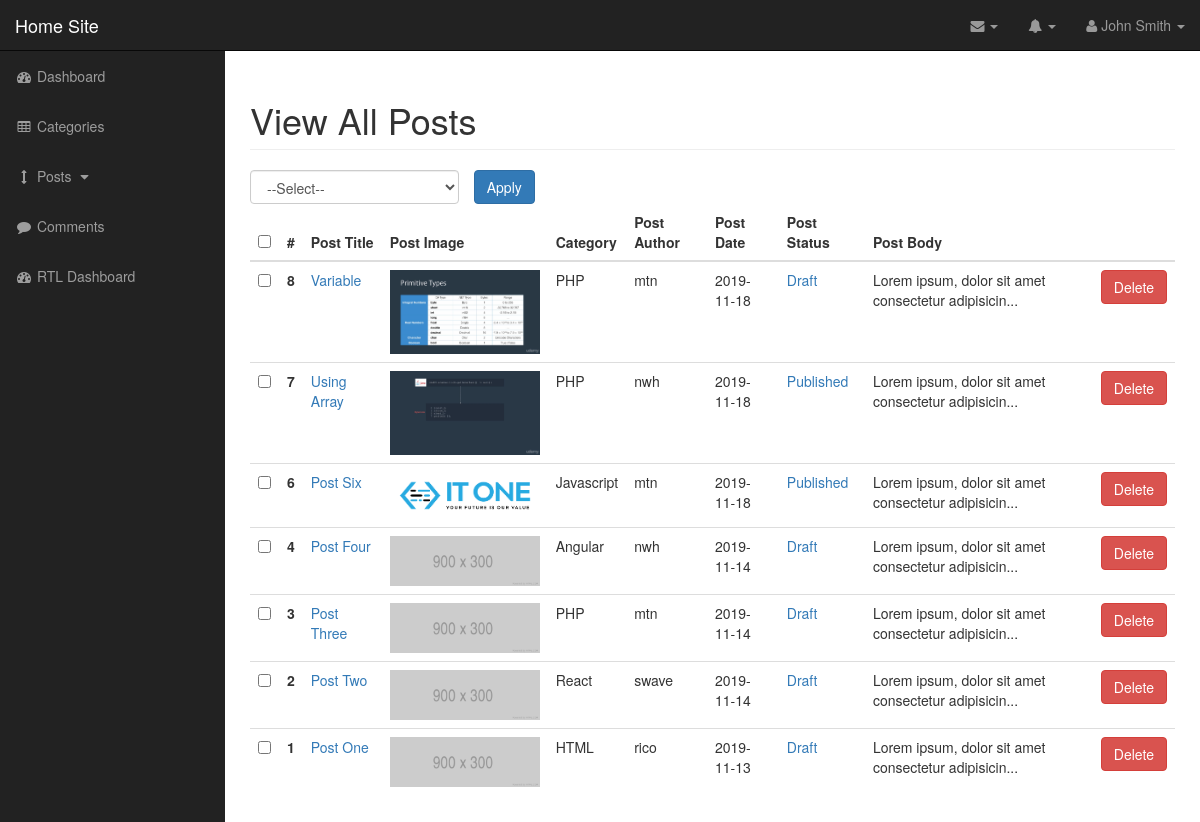
Screenshot of /admin/posts.php (signed in) with the database file from the repository.
### tables this page shows
CREATE TABLE `posts` (
  `post_id` int(11) NOT NULL,
  `category_id` int(11) NOT NULL,
  `post_title` varchar(100) NOT NULL,
  `post_image` varchar(100) NOT NULL,
  `post_date` date NOT NULL,
  `post_body` text NOT NULL,
  `post_author` varchar(100) DEFAULT NULL,
  `post_status` varchar(20) NOT NULL DEFAULT 'draft'
);

CREATE TABLE `categories` (
  `category_id` int(11) NOT NULL,
  `category_name` varchar(50) NOT NULL
);

### admin/functions.php (called while the page is built, shortened)
<?php
function is_record_exist($result): bool
{
    if (mysqli_num_rows($result) > 0)
        return true;
    else
        return false;
}

### admin/includes/view-all-posts.php (the view, shortened to what this page needs)
<h1 class="page-header">
    View All Posts
</h1>
<?php
$query = "SELECT * FROM posts ORDER BY post_id DESC";
$result = mysqli_query($con, $query);
if (is_record_exist($result)) :
    ?>
        <form method="post">
            <div class="row">
                <div class="col-md-3">
                    <select class="form-control" name="bulk-options">
                        <option value="">--Select--</option>
                    </select>
                </div>
                <div class="col">
                    <input type="submit" class="btn btn-primary" value="Apply">
                </div>
            </div>
            <table class="table" id="table">
                <thead>
                    <tr>
                        <th><input type="checkbox" id="select-all-boxes"></th>
                        <th>#</th>
                        <th>Post Title</th>
                        <th>Post Image</th>
                        <th>Category</th>
                        <th>Post Author</th>
                        <th>Post Date</th>
                        <th>Post Status</th>
                        <th>Post Body</th>
                        <th></th>
                    </tr>
                </thead>
                <tbody>
                    <?php
                        while ($row = mysqli_fetch_assoc($result)) :
                            $post_id = $row['post_id'];
                            $post_title = $row['post_title'];
                            $post_image = $row['post_image'];
                            $post_author = $row['post_author'];
                            $post_body = $row['post_body'];
                            $post_date = $row['post_date'];
                            $post_status = $row['post_status'];
                            $category_id = $row['category_id'];
                            $query = "SELECT category_name FROM categories WHERE category_id=$category_id";
                            $category_result = mysqli_query($con, $query);
                            $category_name = mysqli_fetch_assoc($category_result)['category_name'];
                            ?>
                        <tr>
                            <td>
                                <input class="checkBoxes" type="checkbox" name="checkBoxArray[]" value="<?php echo $post_id; ?>">
                            </td>
                            <th scope="row">
                                <?php echo $post_id; ?>
                            </th>
                            <td>
                                <a href="posts.php?source=edit&id=<?php echo $post_id; ?>">
                                    <?php echo $post_title; ?>
                                </a>
                            </td>
                            <td>
                                <img src="../images/<?php echo $post_image; ?>" width="150" />
                            </td>
                            <td>
                                <?php echo $category_name; ?>
                            </td>
                            <td>
                                <?php echo $post_author; ?>
                            </td>
                            <td>
                                <?php echo $post_date; ?>
                            </td>
                            <td>
                                <a data-status="<?php echo $post_status; ?>" data-id="<?php echo $post_id; ?>" class="post-status-link" href="#"><?php echo ucfirst($post_status); ?></a>
                            </td>
                            <td>
                                <?php
                                        $continue = strlen($post_body) > 50 ? '...' : '';
                                        echo substr($post_body, 0, 50) . $continue;
                                        ?>
                            </td>
                            <td>
                                <form method="post">
                                    <button type="submit" class="btn btn-danger" name="delete_post">Delete</button>
                                </form>
                            </td>
                        </tr>
                    <?php endwhile; ?>
                </tbody>
            </table>
        </form>
    <?php
    else :
        echo '<h2>There is no Posts.</h2>';
    endif;

### admin/includes/header.php (shortened to what this page needs)
<?php require_once 'functions.php'; ?>
<!DOCTYPE html>
<html lang="en">
<head>
    <link href="css/bootstrap.min.css" rel="stylesheet">
    <link href="css/sb-admin.css" rel="stylesheet">
    <link href="font-awesome/css/font-awesome.min.css" rel="stylesheet" type="text/css">
</head>
<body>

### admin/posts.php (shortened to what this page needs)
<?php include_once 'includes/header.php'; ?>
    <div id="wrapper">
        <?php include_once 'includes/nav.php'; ?>
        <div id="page-wrapper">
            <div class="container-fluid">
                <div class="row">
                    <div class="col-lg-12">
                        <?php
                            $source = '';
                            switch ($source) {
                                default:
                                    include_once 'includes/view-all-posts.php';
                            }
                        ?>
                    </div>
                </div>
            </div>
        </div>
    </div>
   <?php include_once 'includes/footer.php'; ?>

### admin/includes/nav.php (shortened to what this page needs)
<nav class="navbar navbar-inverse navbar-fixed-top" role="navigation">
            <div class="navbar-header">
                <a class="navbar-brand" href="../">Home Site</a>
            </div>
            <ul class="nav navbar-right top-nav">
                <li class="dropdown">
                    <a href="#" class="dropdown-toggle" data-toggle="dropdown"><i class="fa fa-envelope"></i> <b class="caret"></b></a>
                </li>
                <li class="dropdown">
                    <a href="#" class="dropdown-toggle" data-toggle="dropdown"><i class="fa fa-bell"></i> <b class="caret"></b></a>
                </li>
                <li class="dropdown">
                    <a href="#" class="dropdown-toggle" data-toggle="dropdown"><i class="fa fa-user"></i> John Smith <b class="caret"></b></a>
                </li>
            </ul>
            <div class="collapse navbar-collapse navbar-ex1-collapse">
                <ul class="nav navbar-nav side-nav">
                    <li>
                        <a href="index.html"><i class="fa fa-fw fa-dashboard"></i> Dashboard</a>
                    </li>
                    <li>
                        <a href="categories.php"><i class="fa fa-fw fa-table"></i> Categories</a>
                    </li>
                    <li>
                        <a href="javascript:;" data-toggle="collapse" data-target="#demo"><i class="fa fa-fw fa-arrows-v"></i> Posts <i class="fa fa-fw fa-caret-down"></i></a>
                    </li>
                    <li>
                        <a href="comments.php"><i class="fa fa-fw fa-comment"></i> Comments</a>
                    </li>
                    <li>
                        <a href="index-rtl.html"><i class="fa fa-fw fa-dashboard"></i> RTL Dashboard</a>
                    </li>
                </ul>
            </div>
        </nav>

### admin/includes/footer.php (shortened to what this page needs)
</body>
</html>

### admin/css/sb-admin.css (style rules this page uses)
body { margin-top: 100px; background-color: #222; }
@media (min-width:768px) { body { margin-top: 50px; } }
#wrapper { padding-left: 0; }
#page-wrapper { width: 100%; padding: 0; background-color: #fff; }
@media (min-width:768px) { #wrapper { padding-left: 225px; } }
@media (min-width:768px) { #page-wrapper { padding: 10px; } }
.top-nav { padding: 0 15px; }
.top-nav>li { display: inline-block; float: left; }
.top-nav>li>a { padding-top: 15px; padding-bottom: 15px; line-height: 20px; color: #999; }
@media (min-width:768px) { .side-nav { position: fixed; top: 51px; left: 225px; width: 225px; margin-left: -225px; border: none; border-radius: 0; overflow-y: auto; background-color: #222; } }
@media (min-width:768px) { .side-nav>li>a { width: 225px; } }

### rows the page displays
posts: post_id "8", post_title "Variable", post_image (picture), category.category_name "PHP", post_author "mtn", post_date "2019-11-18", post_status "Draft", post_body "Lorem ipsum, dolor sit amet consectetur adipisicin", post_body "..."
posts: post_id "7", post_title "Using Array", post_image (picture), category.category_name "PHP", post_author "nwh", post_date "2019-11-18", post_status "Published", post_body "Lorem ipsum, dolor sit amet consectetur adipisicin", post_body "..."
posts: post_id "6", post_title "Post Six", post_image (picture), category.category_name "Javascript", post_author "mtn", post_date "2019-11-18", post_status "Published", post_body "Lorem ipsum, dolor sit amet consectetur adipisicin", post_body "..."
posts: post_id "4", post_title "Post Four", post_image (placeholder picture), category.category_name "Angular", post_author "nwh", post_date "2019-11-14", post_status "Draft", post_body "Lorem ipsum, dolor sit amet consectetur adipisicin", post_body "..."
posts: post_id "3", post_title "Post Three", post_image (placeholder picture), category.category_name "PHP", post_author "mtn", post_date "2019-11-14", post_status "Draft", post_body "Lorem ipsum, dolor sit amet consectetur adipisicin", post_body "..."
posts: post_id "2", post_title "Post Two", post_image (placeholder picture), category.category_name "React", post_author "swave", post_date "2019-11-14", post_status "Draft", post_body "Lorem ipsum, dolor sit amet consectetur adipisicin", post_body "..."
posts: post_id "1", post_title "Post One", post_image (placeholder picture), category.category_name "HTML", post_author "rico", post_date "2019-11-13", post_status "Draft", post_body "Lorem ipsum, dolor sit amet consectetur adipisicin", post_body "..."
